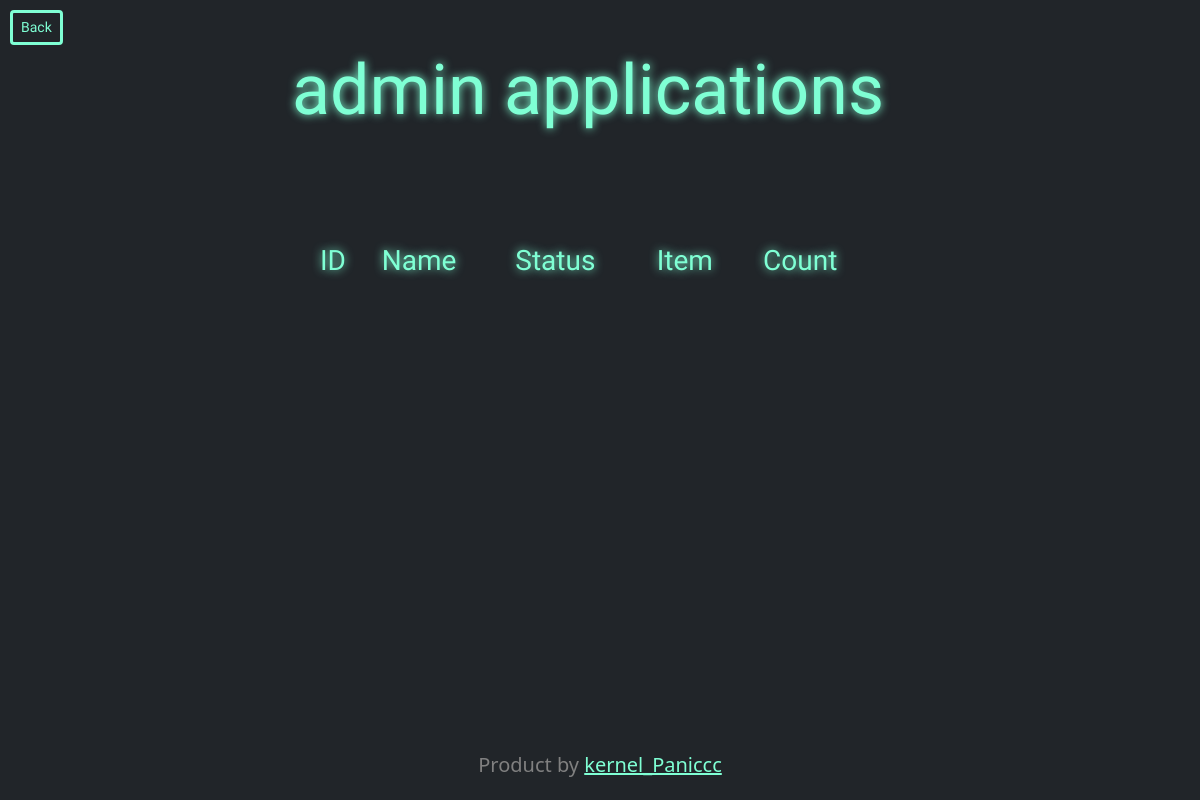
/account (signed in), run on an earlier commit of the app's database.
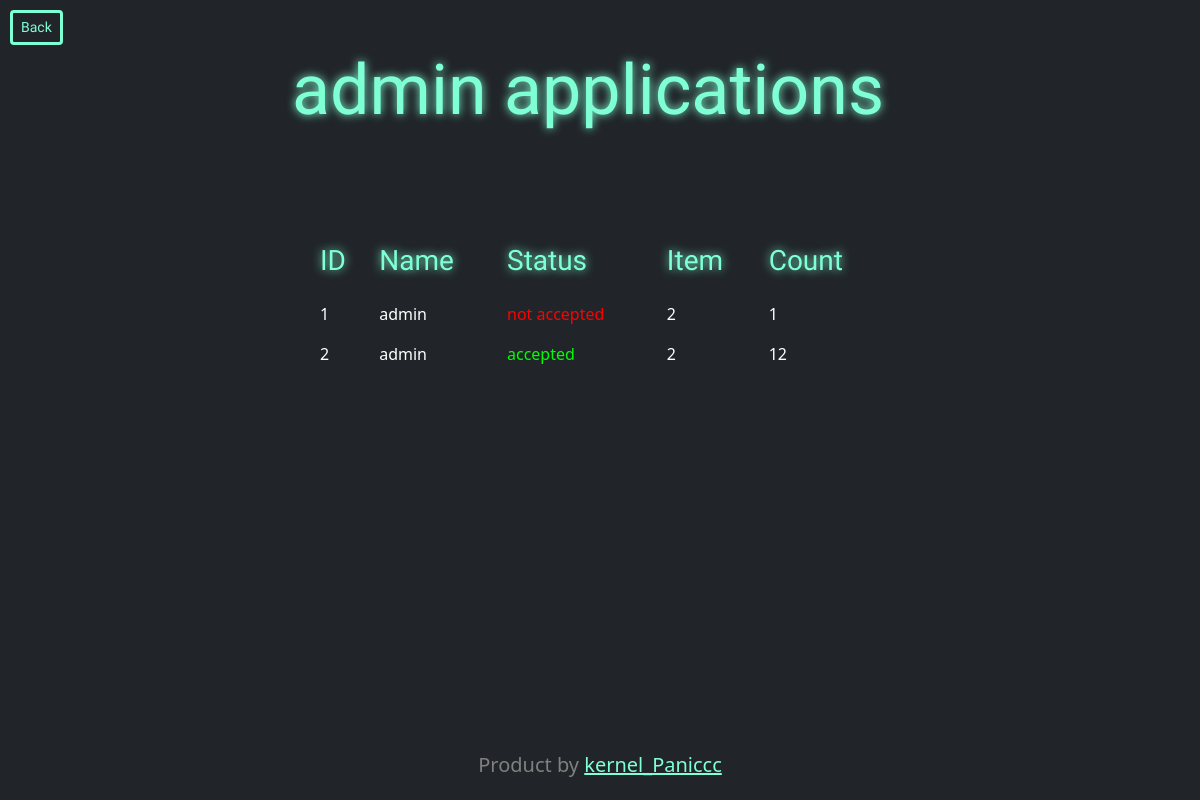
And on a later commit of the database.
### src/models.py (models this page shows, shortened)
class Aplications(db.Model):
    id = db.Column(db.Integer, primary_key=True)
    user_id = db.Column(db.Integer, nullable=False)
    count = db.Column(db.Integer, nullable=False)
    name = db.Column(db.String(128), nullable=False)
    status = db.Column(db.String(50), nullable=False)
    item_id = db.Column(db.Integer, default=0)

### src/user_routers.py (the view)
@app.route('/account', methods=['GET'])
@login_required
def account():
    try:
        applet = Aplications.query.filter_by(user_id=current_user.id).all()
        logging.info(f"Пользователь {current_user.username} просмотрел свои заявки.")
    except Exception as e:
        applet = []
        logging.error(f"Ошибка при получении заявок для пользователя {current_user.username}: {e}")
    return render_template("account.html", username=current_user.username, applications=applet)

### src/models.py (called while the page is built)
@manager.user_loader
def load_user(user_id):
    return User.query.get(user_id)

### src/templates/account.html (shortened to what this page needs)
{% extends 'base.html' %}
{% block content %}
<div class="container-fluid text-center">
    <div class="row align-items-start">
        <div class="row gy-4">
            <h1 style="font-size: 70px" class="main_text">
                {{username}} applications
            </h1>
        </div>
    </div>
</div>
<div class="container-fluid mt-5">
    <div class="row justify-content-center">
        <div class="col-6">
            <br><br>
            <table class="table table-borderless">
                <thead>
                    <tr>
                        <th class="main_text" style="color: aquamarine" scope="col"><h3>ID</h3></th>
                        <th class="main_text" style="color: aquamarine" scope="col"><h3>Name</h3></th>
                        <th class="main_text" style="color: aquamarine" scope="col"><h3>Status</h3></th>
                        <th class="main_text" style="color: aquamarine" scope="col"><h3>Item</h3></th>
                        <th class="main_text" style="color: aquamarine" scope="col"><h3>Count</h3></th>
                    </tr>
                </thead>
                <tbody>
                    {% for app in applications %}
                    <tr>
                        <td>{{ app.id }}</td>
                        <td>{{ app.name }}</td>
                        <td
                            {% if app.status == 'not accepted' %}style="color: red;"
                            {% elif app.status == 'accepted' %}style="color: lime;"
                            {% elif app.status == 'return' %}style="color: cornflowerblue;"
                            {% endif %}>
                            {{ app.status }}
                        </td>
                        <td>{{ app.item_id }}</td>
                        <td>{{ app.count }}</td>
                    </tr>
                    {% endfor %}
                </tbody>
            </table>
        </div>
    </div>
</div>
{% endblock %}

What changed in the data, as far as the page shows it:
added Aplications: id "1", name "admin", status "not accepted", item_id "2", count "1"
added Aplications: id "2", name "admin", status "accepted", item_id "2", count "12"
